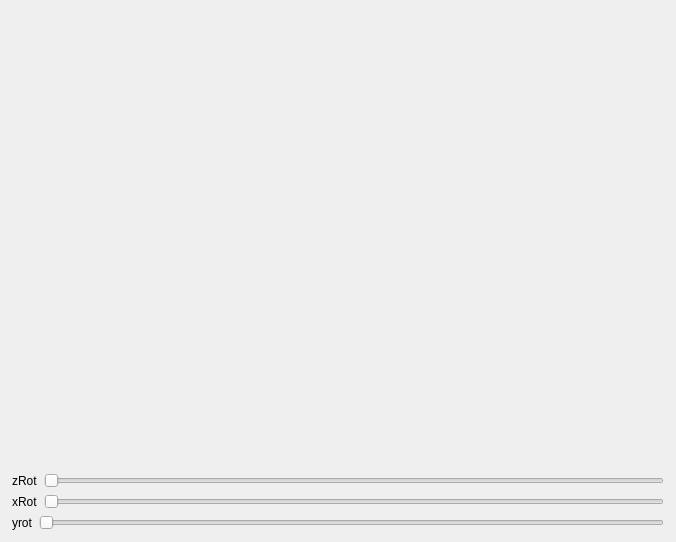
<?xml version="1.0" encoding="UTF-8"?>
<ui version="4.0">
 <class>MainWindow</class>
 <widget class="QWidget" name="Window">
  <property name="geometry">
   <rect>
    <x>0</x>
    <y>0</y>
    <width>676</width>
    <height>542</height>
   </rect>
  </property>
  <property name="windowTitle">
   <string>Window</string>
  </property>
  <layout class="QVBoxLayout" name="verticalLayout">
   <property name="leftMargin">
    <number>0</number>
   </property>
   <property name="topMargin">
    <number>0</number>
   </property>
   <property name="rightMargin">
    <number>0</number>
   </property>
   <property name="bottomMargin">
    <number>0</number>
   </property>
   <item>
    <widget class="HandWidget" name="myGLWidget" native="true">
     <property name="minimumSize">
      <size>
       <width>200</width>
       <height>200</height>
      </size>
     </property>
     <property name="autoFillBackground">
      <bool>false</bool>
     </property>
    </widget>
   </item>
   <item>
    <layout class="QVBoxLayout" name="verticalLayout_2">
     <property name="leftMargin">
      <number>12</number>
     </property>
     <property name="topMargin">
      <number>12</number>
     </property>
     <property name="rightMargin">
      <number>12</number>
     </property>
     <property name="bottomMargin">
      <number>12</number>
     </property>
     <item>
      <layout class="QHBoxLayout" name="horizontalLayout_3">
       <item>
        <widget class="QLabel" name="label_3">
         <property name="text">
          <string>zRot</string>
         </property>
        </widget>
       </item>
       <item>
        <widget class="QSlider" name="rotZSlider">
         <property name="maximum">
          <number>360</number>
         </property>
         <property name="singleStep">
          <number>16</number>
         </property>
         <property name="pageStep">
          <number>15</number>
         </property>
         <property name="orientation">
          <enum>Qt::Horizontal</enum>
         </property>
         <property name="tickPosition">
          <enum>QSlider::NoTicks</enum>
         </property>
        </widget>
       </item>
      </layout>
     </item>
     <item>
      <layout class="QHBoxLayout" name="horizontalLayout">
       <item>
        <widget class="QLabel" name="label">
         <property name="text">
          <string>xRot</string>
         </property>
        </widget>
       </item>
       <item>
        <widget class="QSlider" name="rotXSlider">
         <property name="maximum">
          <number>360</number>
         </property>
         <property name="singleStep">
          <number>16</number>
         </property>
         <property name="pageStep">
          <number>15</number>
         </property>
         <property name="orientation">
          <enum>Qt::Horizontal</enum>
         </property>
        </widget>
       </item>
      </layout>
     </item>
     <item>
      <layout class="QHBoxLayout" name="horizontalLayout_2">
       <item>
        <widget class="QLabel" name="label_2">
         <property name="text">
          <string>yrot</string>
         </property>
        </widget>
       </item>
       <item>
        <widget class="QSlider" name="rotYSlider">
         <property name="maximum">
          <number>360</number>
         </property>
         <property name="singleStep">
          <number>16</number>
         </property>
         <property name="pageStep">
          <number>15</number>
         </property>
         <property name="orientation">
          <enum>Qt::Horizontal</enum>
         </property>
        </widget>
       </item>
      </layout>
     </item>
    </layout>
   </item>
  </layout>
 </widget>
 <layoutdefault spacing="6" margin="11"/>
 <customwidgets>
  <customwidget>
   <class>HandWidget</class>
   <extends>QWidget</extends>
   <header location="global">HandWidget.h</header>
  </customwidget>
 </customwidgets>
 <resources/>
 <connections>
  <connection>
   <sender>rotXSlider</sender>
   <signal>valueChanged(int)</signal>
   <receiver>myGLWidget</receiver>
   <slot>setXRotation(int)</slot>
   <hints>
    <hint type="sourcelabel">
     <x>81</x>
     <y>227</y>
    </hint>
    <hint type="destinationlabel">
     <x>83</x>
     <y>205</y>
    </hint>
   </hints>
  </connection>
  <connection>
   <sender>rotYSlider</sender>
   <signal>valueChanged(int)</signal>
   <receiver>myGLWidget</receiver>
   <slot>setYRotation(int)</slot>
   <hints>
    <hint type="sourcelabel">
     <x>153</x>
     <y>265</y>
    </hint>
    <hint type="destinationlabel">
     <x>156</x>
     <y>206</y>
    </hint>
   </hints>
  </connection>
  <connection>
   <sender>rotZSlider</sender>
   <signal>valueChanged(int)</signal>
   <receiver>myGLWidget</receiver>
   <slot>setZRotation(int)</slot>
   <hints>
    <hint type="sourcelabel">
     <x>229</x>
     <y>311</y>
    </hint>
    <hint type="destinationlabel">
     <x>227</x>
     <y>202</y>
    </hint>
   </hints>
  </connection>
 </connections>
</ui>
